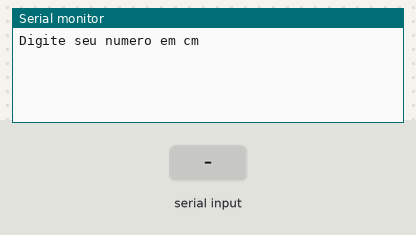
The sketch below on a simulated Arduino Uno, built with avr-gcc and run on an emulated ATmega328P. On the bench: the last lines printed to the serial monitor. The inputs (shaded band) are chosen by the test bench.

Above: at 1.2 s.
1.3 s: "90,45\n" received over Serial
At 2.1 s:
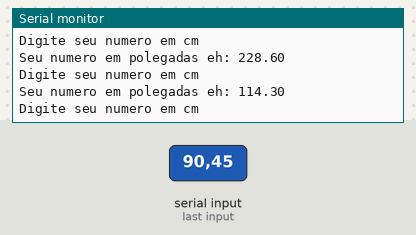
2.8 s: "30,150\n" received over Serial
At 5.1 s:
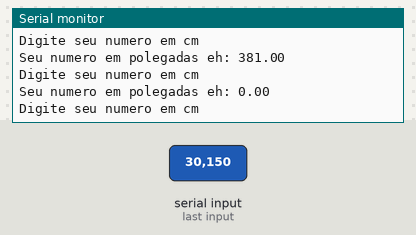
Timing chart, 0 to 6.6 s (numbered marks = the images above; inputs shaded):
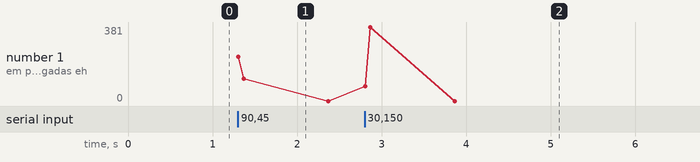

Measured:
- after the input at 1.3 s, the serial monitor: prints a new line at once (image 1)
- after the input at 2.8 s, the serial monitor: prints a new line at once (image 2)

The sketch:

lpmb_ex051.ino
```cpp
//Faça um programa que receba a medida em centímetros e exiba esse
//número em polegadas. OBS: Uma polegada equivale a 2.54
//centímetros.

//Váriaveis
float centimetro = 0;
float polegada = 0;

void setup()
{
 Serial.begin(9600);
}

void loop()
{
 //entrada
  Serial.println("Digite seu numero em cm");
  while( !Serial.available() );
  centimetro = Serial.parseInt();


 //processamento

  polegada = centimetro * 2.54;

 //saída

  Serial.println("Seu numero em polegadas eh: " + String(polegada));
  Serial.println();
}
```
